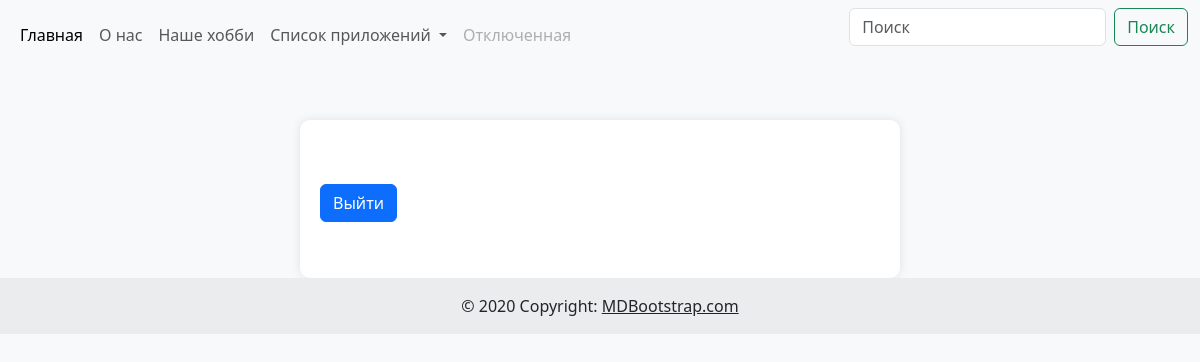
Before: /user_list/ with the older database file.
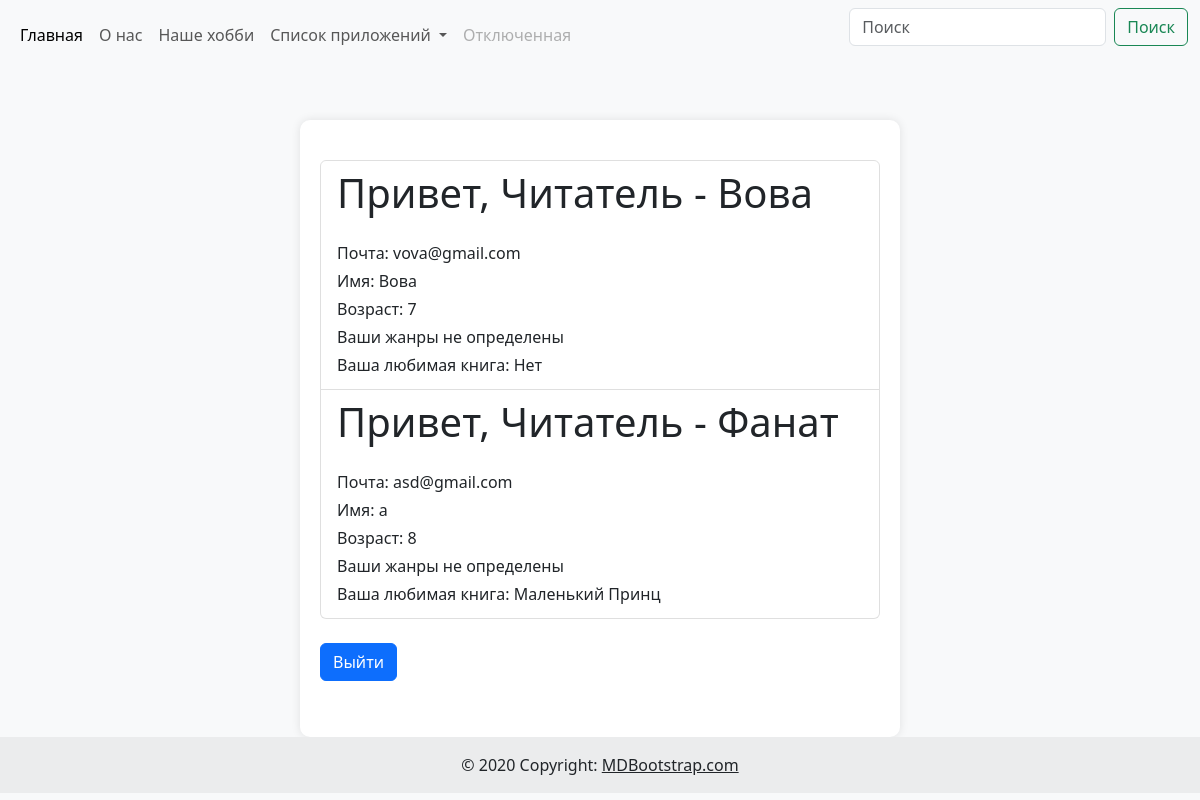
After: the same page with the newer database file.
### users/models.py (models this page shows)
class CustomUser(User):
    GENDER = (
        ("Male", "Male"),
        ("Female", "Female"),
    )
    phone_number = models.CharField(max_length=14, default="+996")
    age = models.PositiveSmallIntegerField(
        default=19, validators=[MinValueValidator(5), MaxValueValidator(90)]
    )
    gender = models.CharField(max_length=50, choices=GENDER)
    allowed_ganres = models.CharField(max_length=50, default="Не определенно")
    favourite_book = models.CharField(max_length=100, default="Нет")

### users/views.py (the view)
# urls.py: path("user_list/", views.UsersListView.as_view(), name="user_list"),
class UsersListView(ListView):
    template_name = "users/user_list.html"
    model = models.CustomUser
    def get_queryset(self):
        return self.model.objects.all()
    def get_context_data(self, **kwargs):
        context = super().get_context_data(**kwargs)
        context["allowed_ganres"] = getattr(
            self.request, "allowed_ganres", "Жанр не определен"
        )
        return context

### templates/users/user_list.html (shortened to what this page needs)
{% include 'header.html' %}
<html lang="en">
<head>
    <link href="https://cdn.jsdelivr.net/npm/bootstrap@5.3.3/dist/css/bootstrap.min.css" rel="stylesheet">
</head>
<body>
    <div class="container">
        <ul class="list-group">
            {% for i in object_list %}
                <li class="list-group-item">
                    <h1 class="mb-4">Привет, Читатель - {{ i.username }}</h1>
                    <p class="mb-1">Почта: {{ i.email }}</p>
                    <p class="mb-1">Имя: {{ i.first_name }}</p>
                    <p class="mb-1">Возраст: {{ i.age }}</p>
                    {% if i.allowed_genres %}
                        <p class="mb-1">Вам можно читать: {{ i.allowed_genres }}</p>
                    {% else %}
                        <p class="mb-1">Ваши жанры не определены</p>
                    {% endif %}
                    <p class="mb-1">Ваша любимая книга: {{ i.favourite_book }}</p>
                </li>
            {% endfor %}
        </ul>
        <form action="{% url 'users:login' %}" method="post" class="mt-4">
            <button type="submit" class="btn btn-primary">Выйти</button>
        </form>
    </div>
</body>
</html>
{% include 'footer.html' %}

Changed rows visible on the page:
added CustomUser: username "Вова", email "vova@gmail.com", first_name "Вова", age "7", favourite_book "Нет"
added CustomUser: username "Фанат", email "asd@gmail.com", first_name "a", age "8", favourite_book "Маленький Принц"
